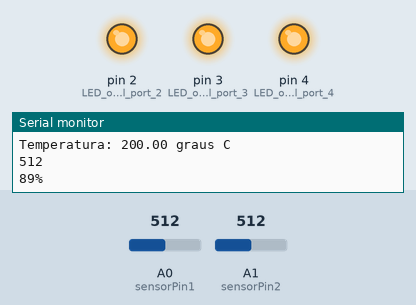
Simulated run of this sketch. Board: Arduino Uno, built with avr-gcc and run on an emulated ATmega328P. Shown: output pins drawn as LEDs (lit = HIGH), the last lines printed to the serial monitor. Inputs (shaded band) come from the test bench; at power-on: A0 (sensorPin1) = 512, A1 (sensorPin2) = 512.

Above: at 1.2 s.
1.3 s: A0 (sensorPin1) set to 160
6.2 s: A0 (sensorPin1) set to 145
At 11.0 s:
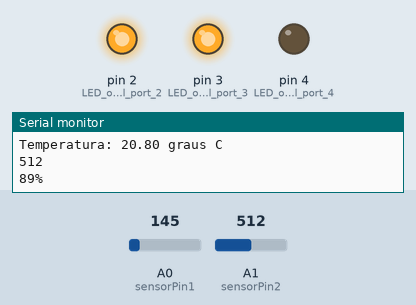
11.5 s: A0 (sensorPin1) set to 122
At 16.2 s:
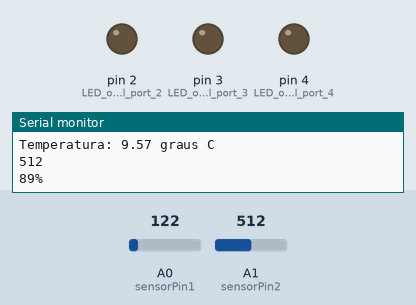
16.5 s: A0 (sensorPin1) set to 306
At 20.5 s:
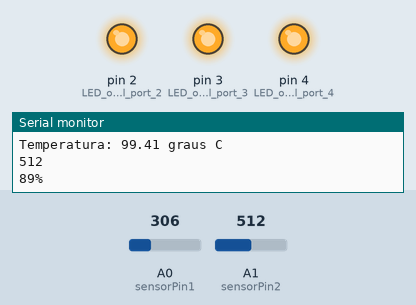
21.5 s: A0 (sensorPin1) set to 0
At 25.9 s:
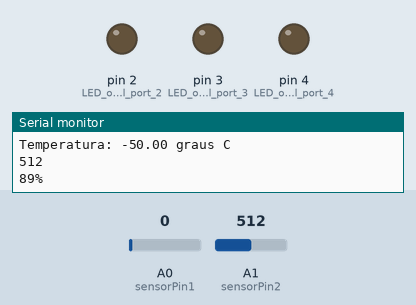
Timing chart, 0 to 27.4 s (numbered marks = the images above; inputs shaded):
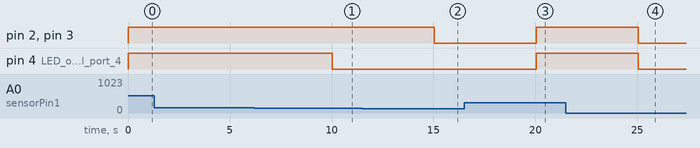

The sketch:

thermometer_and_humidity.ino
```cpp
// C++ code
// define contants
const int sensorPin1 = A0; //temperature sensor -> analogic door
const int sensorPin2 = A1; //humidity sensor -> analogic door (read between 0 and 1024 bits)
const float baselineTemp = 15.0; //value of the base temperature
const int dry = 839; //value for dry sensor -> humidity sensor
const int wet = 470; //value for wet sensor -> humidity sensor

void setup()
{
  pinMode(2, OUTPUT); //LED on digital port 2 (2 values, 1 or 0)
  pinMode(3, OUTPUT); //LED on digital port 3
  pinMode(4, OUTPUT); //LED on digital port 4

  Serial.begin(9600); //open serial port
  for(int pinNumber = 2; pinNumber<5; pinNumber++)
  {
    pinMode(pinNumber, OUTPUT);
    digitalWrite(pinNumber, LOW);
  }
}

void loop()
{
  int sensorVal1 = analogRead(sensorPin1);
  Serial.print("Sensor Value: ");
  Serial.print(sensorVal1);
  Serial.println();
  //convert the lecture into tension
  float voltage = (sensorVal1/1024.0)*5.0;
  Serial.print("voltage: ");
  Serial.print(voltage);
  Serial.print(" V");
  Serial.println();
  //convert voltage into temperature
  float temperature = (voltage - .5)*100;
  Serial.print("Temperatura: ");
  Serial.print(temperature);
  Serial.print(" graus C");
  Serial.println();

  if(temperature < baselineTemp){
    digitalWrite(2,LOW);
    digitalWrite(3,LOW);
    digitalWrite(4,LOW);
  } else if(temperature >= baselineTemp+2 && temperature < baselineTemp+4){
    digitalWrite(2,HIGH);
    digitalWrite(3,LOW);
    digitalWrite(4,LOW);
  } else if(temperature >= baselineTemp+4 && temperature < baselineTemp+6){
    digitalWrite(2,HIGH);
    digitalWrite(3,HIGH);
    digitalWrite(4,LOW);
  } else if(temperature >= baselineTemp+6){
    digitalWrite(2,HIGH);
    digitalWrite(3,HIGH);
    digitalWrite(4,HIGH);
  }

  int sensorVal2 = analogRead(A1); //to store the value read in the sensor

  // put your main code here, to run repeatedly:
  Serial.println(analogRead(A1));

  // the sensor has a range of 470 to 839
  // we want to translate to a scale of 0% (dry) to 100% (wet)
  int percentageHumidity = map(sensorVal2, wet, dry, 100, 0);

  Serial.print(percentageHumidity); //to avoid a new line
  Serial.println("%"); //to start a new line
  delay(5000); //wait 5 seconds to start this cycle again
}
```

Measured:
- the behaviour switches between 146 and 145 on A0 (sensorPin1) (found by bisection; images 0 and 1)
- after the input at 6.2 s, pin 4 (LED_on_digital_port_4): HIGH → LOW after 3.8 s
- after the input at 11.5 s, pin 2 (LED_on_digital_port_2), pin 3 (LED_on_digital_port_3): HIGH → LOW after 3.5 s
- after the input at 16.5 s, pin 2 (LED_on_digital_port_2), pin 3 (LED_on_digital_port_3), pin 4 (LED_on_digital_port_4): LOW → HIGH after 3.5 s
- after the input at 21.5 s, pin 2 (LED_on_digital_port_2), pin 3 (LED_on_digital_port_3), pin 4 (LED_on_digital_port_4): HIGH → LOW after 3.5 s
